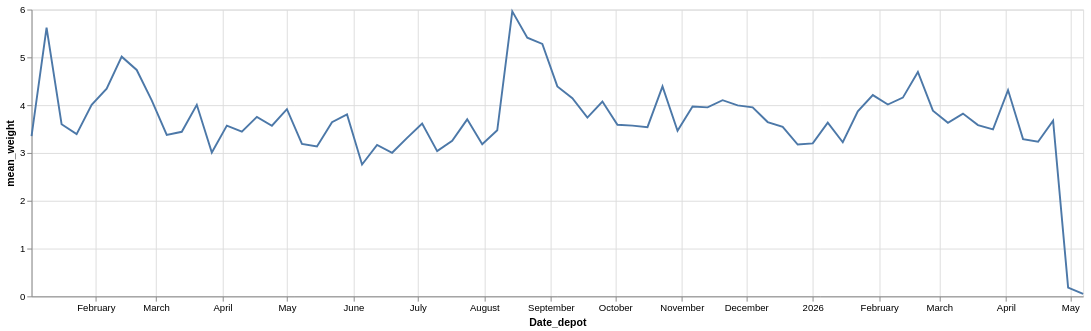

This figure's notebook cell:
### Code cell
chart = (
    alt.Chart(
        fields.pipe(prepare_data, "7d"),
    )
    .mark_line()
    .encode(x="Date_depot:T", y="mean_weight:Q")
    .properties(width=1100)
)
chart

### Figure 1 — Vega-Lite specification as saved in the notebook (floating-point values rounded to 4 significant figures)
{"config": {"view": {"continuousWidth": 300, "continuousHeight": 300}}, "data": {"name": "data-1e6b0c0a79a0c933b75a7ff51df9f5a7"}, "mark": {"type": "line"}, "encoding": {"x": {"field": "Date_depot", "type": "temporal"}, "y": {"field": "mean_weight", "type": "quantitative"}}, "width": 1100, "$schema": "https://vega.github.io/schema/vega-lite/v6.4.1.json", "datasets": {"data-1e6b0c0a79a0c933b75a7ff51df9f5a7": [{"Date_depot": "2025-01-02T00:00:00", "Poids_global_en_KG": 6143.0, "len": 1833, "mean_weight": 3.351}, {"Date_depot": "2025-01-09T00:00:00", "Poids_global_en_KG": 8676.0, "len": 1543, "mean_weight": 5.623}, {"Date_depot": "2025-01-16T00:00:00", "Poids_global_en_KG": 5265.0, "len": 1462, "mean_weight": 3.601}, {"Date_depot": "2025-01-23T00:00:00", "Poids_global_en_KG": 4822.0, "len": 1421, "mean_weight": 3.394}, {"Date_depot": "2025-01-30T00:00:00", "Poids_global_en_KG": 5185.0, "len": 1294, "mean_weight": 4.007}, {"Date_depot": "2025-02-06T00:00:00", "Poids_global_en_KG": 7244.0, "len": 1668, "mean_weight": 4.343}, {"Date_depot": "2025-02-13T00:00:00", "Poids_global_en_KG": 8930.0, "len": 1781, "mean_weight": 5.014}, {"Date_depot": "2025-02-20T00:00:00", "Poids_global_en_KG": 9804.0, "len": 2070, "mean_weight": 4.736}, {"Date_depot": "2025-02-27T00:00:00", "Poids_global_en_KG": 7087.0, "len": 1728, "mean_weight": 4.101}, {"Date_depot": "2025-03-06T00:00:00", "Poids_global_en_KG": 5552.0, "len": 1643, "mean_weight": 3.379}, {"Date_depot": "2025-03-13T00:00:00", "Poids_global_en_KG": 5756.0, "len": 1672, "mean_weight": 3.443}, {"Date_depot": "2025-03-20T00:00:00", "Poids_global_en_KG": 6584.0, "len": 1643, "mean_weight": 4.007}, {"Date_depot": "2025-03-27T00:00:00", "Poids_global_en_KG": 2432.0, "len": 808, "mean_weight": 3.009}, {"Date_depot": "2025-04-03T00:00:00", "Poids_global_en_KG": 5426.0, "len": 1519, "mean_weight": 3.572}, {"Date_depot": "2025-04-10T00:00:00", "Poids_global_en_KG": 5504.0, "len": 1598, "mean_weight": 3.444}, {"Date_depot": "2025-04-17T00:00:00", "Poids_global_en_KG": 6202.0, "len": 1652, "mean_weight": 3.754}, {"Date_depot": "2025-04-24T00:00:00", "Poids_global_en_KG": 5498.0, "len": 1540, "mean_weight": 3.57}, {"Date_depot": "2025-05-01T00:00:00", "Poids_global_en_KG": 5271.0, "len": 1346, "mean_weight": 3.916}, {"Date_depot": "2025-05-08T00:00:00", "Poids_global_en_KG": 4844.0, "len": 1518, "mean_weight": 3.191}, {"Date_depot": "2025-05-15T00:00:00", "Poids_global_en_KG": 4710.0, "len": 1502, "mean_weight": 3.136}, {"Date_depot": "2025-05-22T00:00:00", "Poids_global_en_KG": 5722.0, "len": 1571, "mean_weight": 3.642}, {"Date_depot": "2025-05-29T00:00:00", "Poids_global_en_KG": 6344.0, "len": 1667, "mean_weight": 3.805}, {"Date_depot": "2025-06-05T00:00:00", "Poids_global_en_KG": 3472.0, "len": 1259, "mean_weight": 2.757}, {"Date_depot": "2025-06-12T00:00:00", "Poids_global_en_KG": 4430.0, "len": 1398, "mean_weight": 3.169}, {"Date_depot": "2025-06-19T00:00:00", "Poids_global_en_KG": 3967.0, "len": 1321, "mean_weight": 3.003}, {"Date_depot": "2025-06-26T00:00:00", "Poids_global_en_KG": 4053.0, "len": 1222, "mean_weight": 3.316}, {"Date_depot": "2025-07-03T00:00:00", "Poids_global_en_KG": 5715.0, "len": 1580, "mean_weight": 3.617}, {"Date_depot": "2025-07-10T00:00:00", "Poids_global_en_KG": 4198.0, "len": 1382, "mean_weight": 3.038}, {"Date_depot": "2025-07-17T00:00:00", "Poids_global_en_KG": 4302.0, "len": 1321, "mean_weight": 3.257}, {"Date_depot": "2025-07-24T00:00:00", "Poids_global_en_KG": 4615.0, "len": 1246, "mean_weight": 3.704}, {"Date_depot": "2025-07-31T00:00:00", "Poids_global_en_KG": 4378.0, "len": 1375, "mean_weight": 3.184}, {"Date_depot": "2025-08-07T00:00:00", "Poids_global_en_KG": 3843.0, "len": 1106, "mean_weight": 3.474}, {"Date_depot": "2025-08-14T00:00:00", "Poids_global_en_KG": 5145.0, "len": 863, "mean_weight": 5.962}, {"Date_depot": "2025-08-21T00:00:00", "Poids_global_en_KG": 6039.0, "len": 1116, "mean_weight": 5.411}, {"Date_depot": "2025-08-28T00:00:00", "Poids_global_en_KG": 6587.0, "len": 1247, "mean_weight": 5.283}, {"Date_depot": "2025-09-04T00:00:00", "Poids_global_en_KG": 5496.0, "len": 1251, "mean_weight": 4.393}, {"Date_depot": "2025-09-11T00:00:00", "Poids_global_en_KG": 6080.0, "len": 1467, "mean_weight": 4.145}, {"Date_depot": "2025-09-18T00:00:00", "Poids_global_en_KG": 4283.0, "len": 1145, "mean_weight": 3.741}, {"Date_depot": "2025-09-25T00:00:00", "Poids_global_en_KG": 6194.0, "len": 1520, "mean_weight": 4.075}, {"Date_depot": "2025-10-02T00:00:00", "Poids_global_en_KG": 5519.0, "len": 1538, "mean_weight": 3.589}, {"Date_depot": "2025-10-09T00:00:00", "Poids_global_en_KG": 5723.0, "len": 1602, "mean_weight": 3.572}, {"Date_depot": "2025-10-16T00:00:00", "Poids_global_en_KG": 5164.0, "len": 1459, "mean_weight": 3.539}, {"Date_depot": "2025-10-23T00:00:00", "Poids_global_en_KG": 6206.0, "len": 1413, "mean_weight": 4.392}, {"Date_depot": "2025-10-30T00:00:00", "Poids_global_en_KG": 5451.0, "len": 1574, "mean_weight": 3.463}, {"Date_depot": "2025-11-06T00:00:00", "Poids_global_en_KG": 5483.0, "len": 1381, "mean_weight": 3.97}, {"Date_depot": "2025-11-13T00:00:00", "Poids_global_en_KG": 5635.0, "len": 1425, "mean_weight": 3.954}, {"Date_depot": "2025-11-20T00:00:00", "Poids_global_en_KG": 6119.0, "len": 1491, "mean_weight": 4.104}, {"Date_depot": "2025-11-27T00:00:00", "Poids_global_en_KG": 6788.0, "len": 1699, "mean_weight": 3.995}, {"Date_depot": "2025-12-04T00:00:00", "Poids_global_en_KG": 6668.0, "len": 1686, "mean_weight": 3.955}, {"Date_depot": "2025-12-11T00:00:00", "Poids_global_en_KG": 5579.0, "len": 1530, "mean_weight": 3.647}, {"Date_depot": "2025-12-18T00:00:00", "Poids_global_en_KG": 5969.0, "len": 1683, "mean_weight": 3.547}, {"Date_depot": "2025-12-25T00:00:00", "Poids_global_en_KG": 5464.0, "len": 1720, "mean_weight": 3.177}, {"Date_depot": "2026-01-01T00:00:00", "Poids_global_en_KG": 4738.0, "len": 1480, "mean_weight": 3.201}, {"Date_depot": "2026-01-08T00:00:00", "Poids_global_en_KG": 4906.0, "len": 1350, "mean_weight": 3.634}, {"Date_depot": "2026-01-15T00:00:00", "Poids_global_en_KG": 5164.0, "len": 1602, "mean_weight": 3.223}, {"Date_depot": "2026-01-22T00:00:00", "Poids_global_en_KG": 5873.0, "len": 1518, "mean_weight": 3.869}, {"Date_depot": "2026-01-29T00:00:00", "Poids_global_en_KG": 6981.0, "len": 1658, "mean_weight": 4.211}, {"Date_depot": "2026-02-05T00:00:00", "Poids_global_en_KG": 7790.0, "len": 1941, "mean_weight": 4.013}, {"Date_depot": "2026-02-12T00:00:00", "Poids_global_en_KG": 8964.0, "len": 2156, "mean_weight": 4.158}, {"Date_depot": "2026-02-19T00:00:00", "Poids_global_en_KG": 8266.0, "len": 1761, "mean_weight": 4.694}, {"Date_depot": "2026-02-26T00:00:00", "Poids_global_en_KG": 6885.0, "len": 1772, "mean_weight": 3.885}, {"Date_depot": "2026-03-05T00:00:00", "Poids_global_en_KG": 6508.0, "len": 1793, "mean_weight": 3.63}, {"Date_depot": "2026-03-12T00:00:00", "Poids_global_en_KG": 6374.0, "len": 1667, "mean_weight": 3.824}, {"Date_depot": "2026-03-19T00:00:00", "Poids_global_en_KG": 3218.0, "len": 898, "mean_weight": 3.583}, {"Date_depot": "2026-03-26T00:00:00", "Poids_global_en_KG": 5375.0, "len": 1539, "mean_weight": 3.493}, {"Date_depot": "2026-04-02T00:00:00", "Poids_global_en_KG": 6883.0, "len": 1595, "mean_weight": 4.315}, {"Date_depot": "2026-04-09T00:00:00", "Poids_global_en_KG": 5552.0, "len": 1688, "mean_weight": 3.289}, {"Date_depot": "2026-04-16T00:00:00", "Poids_global_en_KG": 5099.0, "len": 1576, "mean_weight": 3.236}, {"Date_depot": "2026-04-23T00:00:00", "Poids_global_en_KG": 3002.0, "len": 817, "mean_weight": 3.675}, {"Date_depot": "2026-04-30T00:00:00", "Poids_global_en_KG": 1.1, "len": 6, "mean_weight": 0.1833}, {"Date_depot": "2026-05-07T00:00:00", "Poids_global_en_KG": 0.05, "len": 1, "mean_weight": 0.05}]}}
